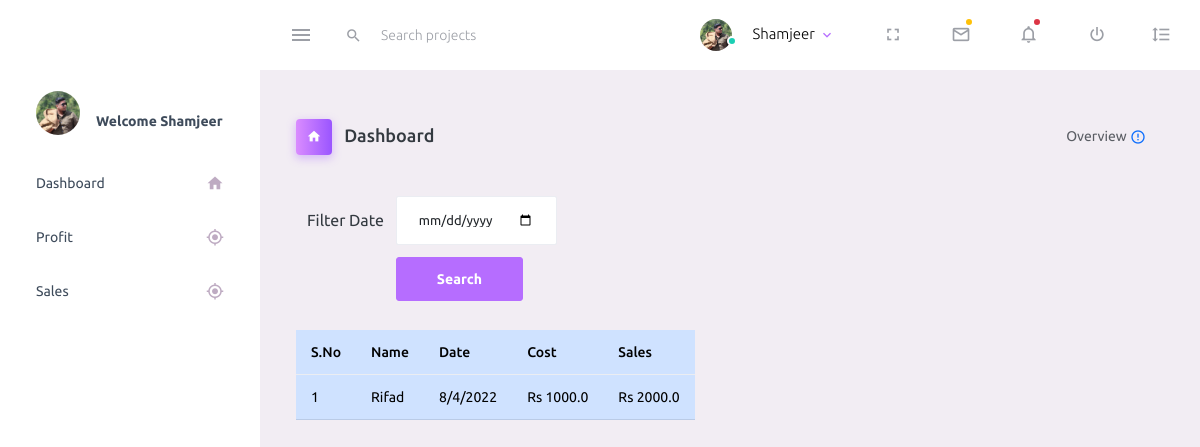
/view-sales, run on an earlier commit of the app's database.
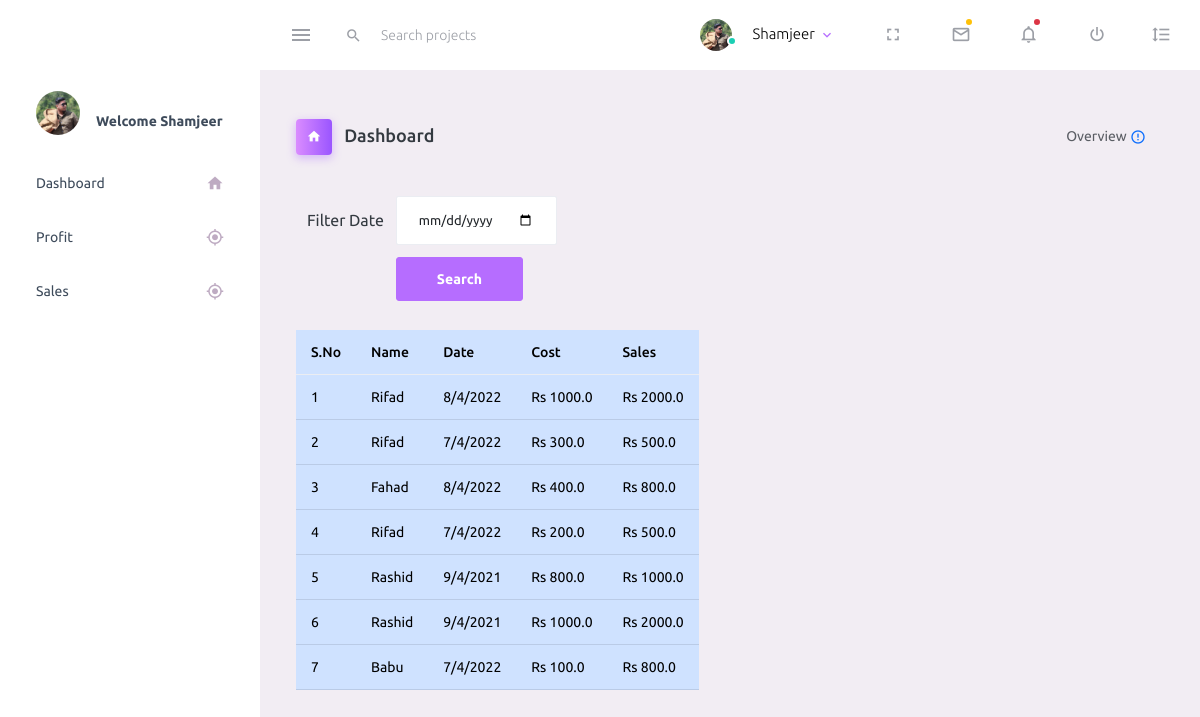
And on a later commit of the database.
### riders_admin/models.py (models this page shows)
class Sales(models.Model):
    name=models.CharField(max_length=30)
    dt=models.CharField(max_length=20)
    cost_price=models.FloatField()
    selling_price=models.FloatField()

### riders_admin/views.py (the view, shortened to what this page needs)
# urls.py: path('view-sales',views.view_sales),
def view_sales(request):
    data_set = Sales.objects.all()
    profit = 0
    total_sales=0
    actual_price=0
    show_total = False
    return render(request, 'view_sales.html', {'expenses': data_set,
                                                  'profit': profit,'show_total':show_total})

### riders_admin/templates/view_sales.html (shortened to what this page needs)
{% extends 'master.html' %}
{% block content %}
<div class="col-md-12">
    <form action="" method="POST">
        <table style="border-spacing:10px;border-collapse: separate;">
            <tr>
                <td>Filter Date</td>
                <td><input type="date" class="form-control" name="search_date" id=""></td>
            </tr>
            <tr>
                <td></td>
                <td><input type="submit" value="Search" class="btn btn-primary" name="" id=""></td>
            </tr>
        </table>
    </form>
</div>
<div class="col-md-4 stretch-card grid-margin" style="position: relative;top:2px">
    <table class="table table-responsive-md  table-primary table-hover" style="padding:0">
        <thead>
            <tr>
                <th scope="col">S.No</th>
                <th scope="col">Name</th>
                <th scope="col">Date</th>
                <th scope="col">Cost</th>
                <th scope="col">Sales</th>
            </tr>
        </thead>
        <tbody>
            {% for e in expenses %}
            <tr>
                <td>{{forloop.counter}}</td>
                <td>{{e.name|title}}</td>
                <td>{{e.dt}}</td>
                <td>Rs {{e.cost_price}}</td>
                <td>Rs {{e.selling_price}}</td>
            </tr>
            {% endfor %}
        </tbody>
    </table>
</div>
{% endblock %}

### riders_admin/templates/master.html (shortened to what this page needs)
{% load static %}
<html lang="en">
<head>
    <link rel="stylesheet" href="{% static 'assets/vendors/mdi/css/materialdesignicons.min.css' %}">
    <link rel="stylesheet" href="{% static 'assets/vendors/css/vendor.bundle.base.css' %}">
    <link rel="stylesheet" href="{% static 'assets/css/style.css' %}">
</head>
<body>
    <nav class="navbar default-layout-navbar col-lg-12 col-12 p-0 fixed-top d-flex flex-row">
        <div class="text-center navbar-brand-wrapper d-flex align-items-center justify-content-center">
        </div>
        <div class="navbar-menu-wrapper d-flex align-items-stretch">
            <button class="navbar-toggler navbar-toggler align-self-center" type="button" data-toggle="minimize">
                <span class="mdi mdi-menu"></span>
            </button>
            <div class="search-field d-none d-md-block">
                <form class="d-flex align-items-center h-100" action="#">
                    <div class="input-group">
                        <div class="input-group-prepend bg-transparent">
                            <i class="input-group-text border-0 mdi mdi-magnify"></i>
                        </div>
                        <input type="text" class="form-control bg-transparent border-0" placeholder="Search projects">
                    </div>
                </form>
            </div>
            <ul class="navbar-nav navbar-nav-right">
                <li class="nav-item nav-profile dropdown">
                    <a class="nav-link dropdown-toggle" id="profileDropdown" href="#" data-bs-toggle="dropdown"
                        aria-expanded="false">
                        <div class="nav-profile-img">
                            <img src="{% static 'assets/images/admin.jpeg'%}" alt="profile">
                            <span class="availability-status online"></span>
                        </div>
                        <div class="nav-profile-text">
                            <p class="mb-1 text-black">Shamjeer</p>
                        </div>
                    </a>
                </li>
                <li class="nav-item d-none d-lg-block full-screen-link">
                    <a class="nav-link">
                        <i class="mdi mdi-fullscreen" id="fullscreen-button"></i>
                    </a>
                </li>
                <li class="nav-item dropdown">
                    <a class="nav-link count-indicator " id="messageDropdown" href="#"
                        data-bs-toggle="dropdown" aria-expanded="false">
                        <i class="mdi mdi-email-outline"></i>
                        <span class="count-symbol bg-warning"></span>
                    </a>
                </li>
                <li class="nav-item dropdown">
                    <a class="nav-link count-indicator dropdown-toggle" id="notificationDropdown" href="#"
                        data-bs-toggle="dropdown">
                        <i class="mdi mdi-bell-outline"></i>
                        <span class="count-symbol bg-danger"></span>
                    </a>
                </li>
                <li class="nav-item nav-logout d-none d-lg-block">
                    <a class="nav-link" href="#">
                        <i class="mdi mdi-power"></i>
                    </a>
                </li>
                <li class="nav-item nav-settings d-none d-lg-block">
                    <a class="nav-link" href="#">
                        <i class="mdi mdi-format-line-spacing"></i>
                    </a>
                </li>
            </ul>
        </div>
    </nav>
    <div class="container-fluid page-body-wrapper">
        <nav class="sidebar sidebar-offcanvas" id="sidebar">
            <ul class="nav">
                <li class="nav-item nav-profile">
                    <a href="#" class="nav-link">
                        <div class="nav-profile-image">
                            <img src="{% static 'assets/images/admin.jpeg' %}" alt="profile">
                        </div>
                        <div class="nav-profile-text d-flex flex-column">
                            <span class="font-weight-bold mb-2 mt-4">Welcome Shamjeer</span>
                        </div>
                    </a>
                </li>
                <li class="nav-item">
                    <a class="nav-link" href="index.html">
                        <span class="menu-title">Dashboard</span>
                        <i class="mdi mdi-home menu-icon"></i>
                    </a>
                </li>
                <li class="nav-item">
                    <a class="nav-link"  href="/profit" aria-expanded="false"
                        aria-controls="ui-basic">
                        <span class="menu-title">Profit</span>
                        <i class="mdi mdi-crosshairs-gps menu-icon"></i>
                    </a>
                </li>
                <li class="nav-item">
                    <a class="nav-link"  href="/profit" aria-expanded="false"
                        aria-controls="ui-basic">
                        <span class="menu-title">Sales</span>
                        <i class="mdi mdi-crosshairs-gps menu-icon"></i>
                    </a>
                </li>
            </ul>
        </nav>
        <div class="main-panel">
            <div class="content-wrapper">
                <div class="page-header">
                    <h3 class="page-title">
                        <span class="page-title-icon bg-gradient-primary text-white me-2">
                            <i class="mdi mdi-home"></i>
                        </span> Dashboard
                    </h3>
                    <nav aria-label="breadcrumb">
                        <ul class="breadcrumb">
                            <li class="breadcrumb-item active" aria-current="page">
                                Overview <i
                                    class="mdi mdi-alert-circle-outline icon-sm text-primary align-middle"></i>
                            </li>
                        </ul>
                    </nav>
                </div>
                <div class="row">
                {% block content %}
                    {% endblock %}
                </div>
            </div>
        </div>
    </div>
</body>
</html>

What changed in the data, as far as the page shows it:
added Sales: name "Rifad", dt "7/4/2022", cost_price "300.0", selling_price "500.0"
added Sales: name "Fahad", dt "8/4/2022", cost_price "400.0", selling_price "800.0"
added Sales: name "Rifad", dt "7/4/2022", cost_price "200.0", selling_price "500.0"
added Sales: name "Rashid", dt "9/4/2021", cost_price "800.0", selling_price "1000.0"
added Sales: name "Rashid", dt "9/4/2021", cost_price "1000.0", selling_price "2000.0"
added Sales: name "Babu", dt "7/4/2022", cost_price "100.0", selling_price "800.0"
